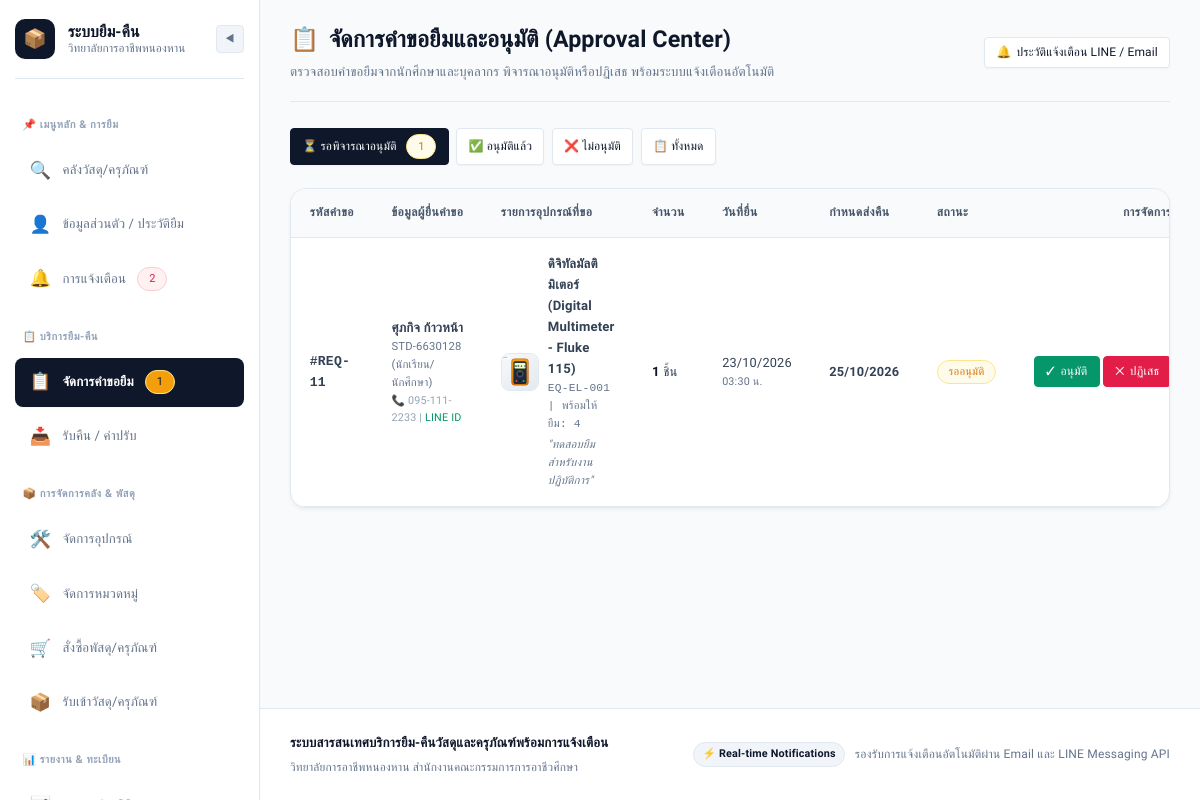
Screenshot of /admin/requests (signed in) with the database file from the repository.
### models.py (models this page shows, shortened)
class BorrowRequest(db.Model):
    __tablename__ = 'borrow_requests'
    request_id = db.Column(db.Integer, primary_key=True, autoincrement=True)
    user_id = db.Column(db.Integer, db.ForeignKey('users.user_id'), nullable=False)
    equipment_id = db.Column(db.Integer, db.ForeignKey('equipment.equipment_id'), nullable=False)
    quantity = db.Column(db.Integer, default=1, nullable=False)
    purpose = db.Column(db.String(255), nullable=True)
    request_date = db.Column(db.DateTime, default=datetime.utcnow)
    expected_return_date = db.Column(db.DateTime, nullable=False)
    status = db.Column(db.String(20), default='pending', nullable=False)  # 'pending', 'approved', 'rejected'
    rejection_reason = db.Column(db.String(255), nullable=True)
    approved_by = db.Column(db.Integer, db.ForeignKey('users.user_id'), nullable=True)
    approver = db.relationship('User', foreign_keys=[approved_by], backref='approved_requests')
    borrowing = db.relationship('Borrowing', backref='borrow_request', uselist=False, lazy=True)
    @property
    def status_display(self):
        mapping = {
            'pending': 'รออนุมัติ',
            'approved': 'อนุมัติแล้ว',
            'rejected': 'ไม่อนุมัติ'
        }
        return mapping.get(self.status, self.status)
    @property
    def status_badge_class(self):
        mapping = {
            'pending': 'badge-warning',
            'approved': 'badge-success',
            'rejected': 'badge-danger'
        }
        return mapping.get(self.status, 'badge-secondary')

class User(db.Model):
    __tablename__ = 'users'
    user_id = db.Column(db.Integer, primary_key=True, autoincrement=True)
    student_or_citizen_id = db.Column(db.String(20), nullable=False)
    first_name = db.Column(db.String(100), nullable=False)
    last_name = db.Column(db.String(100), nullable=False)
    email = db.Column(db.String(100), unique=True, nullable=False)
    password_hash = db.Column(db.String(255), nullable=False)
    phone_number = db.Column(db.String(20), nullable=True)
    role = db.Column(db.String(20), default='student', nullable=False)  # 'student', 'teacher', 'staff', 'admin'
    line_user_id = db.Column(db.String(100), nullable=True)
    department = db.Column(db.String(100), nullable=True, default='แผนกวิชาช่างอิเล็กทรอนิกส์')
    created_at = db.Column(db.DateTime, default=datetime.utcnow)
    borrow_requests = db.relationship('BorrowRequest', foreign_keys='BorrowRequest.user_id', backref='user', lazy=True)
    borrowings = db.relationship('Borrowing', foreign_keys='Borrowing.user_id', backref='user', lazy=True)
    notifications = db.relationship('Notification', backref='user', lazy=True, order_by='Notification.created_at.desc()')
    @property
    def full_name(self):
        return f"{self.first_name} {self.last_name}"
    @property
    def role_display(self):
        roles = {
            'student': 'นักเรียน/นักศึกษา',
            'teacher': 'อาจารย์/ครูผู้สอน',
            'staff': 'เจ้าหน้าที่พัสดุ',
            'admin': 'ผู้ดูแลระบบ'
        }
        return roles.get(self.role, self.role)
    @property
    def role_badge_class(self):
        badges = {
            'student': 'badge-info',
            'teacher': 'badge-primary',
            'staff': 'badge-warning',
            'admin': 'badge-danger'
        }
        return badges.get(self.role, 'badge-secondary')

class Equipment(db.Model):
    __tablename__ = 'equipment'
    equipment_id = db.Column(db.Integer, primary_key=True, autoincrement=True)
    equipment_code = db.Column(db.String(50), unique=True, nullable=False)
    name = db.Column(db.String(150), nullable=False)
    category_id = db.Column(db.Integer, db.ForeignKey('categories.category_id'), nullable=False)
    location_id = db.Column(db.Integer, db.ForeignKey('locations.location_id'), nullable=False)
    total_quantity = db.Column(db.Integer, default=1, nullable=False)
    available_quantity = db.Column(db.Integer, default=1, nullable=False)
    status = db.Column(db.String(20), default='available', nullable=False)  # 'available', 'borrowed', 'maintenance', 'damaged'
    image_path = db.Column(db.String(255), nullable=True)
    description = db.Column(db.Text, nullable=True)
    borrow_requests = db.relationship('BorrowRequest', backref='equipment', lazy=True)
    borrowings = db.relationship('Borrowing', backref='equipment', lazy=True)
    maintenances = db.relationship('Maintenance', backref='equipment', lazy=True)

### app.py (the view)
    @app.route('/admin/requests')
    @roles_required('admin', 'staff')
    def admin_requests():
        status_filter = request.args.get('status', 'pending')
        query = BorrowRequest.query
        if status_filter != 'all':
            query = query.filter_by(status=status_filter)
        requests_list = query.order_by(BorrowRequest.request_date.desc()).all()
        return render_template('admin/requests.html', requests_list=requests_list, current_filter=status_filter)

### templates/admin/requests.html (shortened to what this page needs)
{% extends "base.html" %}
{% block content %}
<div class="page-header">
    <div>
        <h1 class="page-title">
            <span>📋</span> จัดการคำขอยืมและอนุมัติ (Approval Center)
        </h1>
        <p class="page-subtitle">ตรวจสอบคำขอยืมจากนักศึกษาและบุคลากร พิจารณาอนุมัติหรือปฏิเสธ พร้อมระบบแจ้งเตือนอัตโนมัติ</p>
    </div>
    <div style="display: flex; gap: 0.5rem;">
        <a href="{{ url_for('notification_logs') }}" class="btn btn-secondary btn-sm" title="ดูประวัติการส่งแจ้งเตือน LINE/Email">
            <span>🔔</span> ประวัติแจ้งเตือน LINE / Email
        </a>
    </div>
</div>
<div style="display: flex; gap: 0.5rem; margin-bottom: 1.5rem; flex-wrap: wrap;">
    <a href="{{ url_for('admin_requests', status='pending') }}" class="btn btn-sm {% if current_filter == 'pending' %}btn-primary{% else %}btn-secondary{% endif %}">
        ⏳ รอพิจารณาอนุมัติ
        {% if pending_requests_count > 0 %}
            <span class="badge badge-warning" style="margin-left: 0.3rem;">{{ pending_requests_count }}</span>
        {% endif %}
    </a>
    <a href="{{ url_for('admin_requests', status='approved') }}" class="btn btn-sm {% if current_filter == 'approved' %}btn-primary{% else %}btn-secondary{% endif %}">
        ✅ อนุมัติแล้ว
    </a>
    <a href="{{ url_for('admin_requests', status='rejected') }}" class="btn btn-sm {% if current_filter == 'rejected' %}btn-primary{% else %}btn-secondary{% endif %}">
        ❌ ไม่อนุมัติ
    </a>
    <a href="{{ url_for('admin_requests', status='all') }}" class="btn btn-sm {% if current_filter == 'all' %}btn-primary{% else %}btn-secondary{% endif %}">
        📋 ทั้งหมด
    </a>
</div>
<div class="card">
    <div class="card-body" style="padding: 0;">
        {% if requests_list %}
            <div class="table-responsive">
                <table class="table">
                    <thead>
                        <tr>
                            <th>รหัสคำขอ</th>
                            <th>ข้อมูลผู้ยื่นคำขอ</th>
                            <th>รายการอุปกรณ์ที่ขอ</th>
                            <th>จำนวน</th>
                            <th>วันที่ยื่น</th>
                            <th>กำหนดส่งคืน</th>
                            <th>สถานะ</th>
                            <th style="text-align: right;">การจัดการ</th>
                        </tr>
                    </thead>
                    <tbody>
                        {% for req in requests_list %}
                            <tr>
                                <td style="font-family: monospace; font-weight: 600;">
                                    #REQ-{{ req.request_id }}
                                </td>
                                <td>
                                    <div style="font-weight: 600;">{{ req.user.full_name }}</div>
                                    <div style="font-size: 0.75rem; color: var(--text-muted);">
                                        {{ req.user.student_or_citizen_id }} ({{ req.user.role_display }})
                                    </div>
                                    <div style="font-size: 0.72rem; color: var(--text-subtle);">
                                        📞 {{ req.user.phone_number or 'ไม่มีเบอร์' }}
                                        {% if req.user.line_user_id %}
                                            | <span style="color: var(--success);">LINE ID</span>
                                        {% endif %}
                                    </div>
                                </td>
                                <td>
                                    <div style="display: flex; align-items: center; gap: 0.6rem;">
                                        {% if req.equipment.image_path %}
                                            <img src="{{ url_for('static', filename=req.equipment.image_path) }}" alt="" style="width: 38px; height: 38px; border-radius: var(--radius-sm); object-fit: cover; border: 1px solid var(--border);">
                                        {% else %}
                                            <div style="width: 38px; height: 38px; background: var(--bg-subtle); display: flex; align-items: center; justify-content: center; border-radius: var(--radius-sm);">📦</div>
                                        {% endif %}
                                        <div>
                                            <div style="font-weight: 600;">{{ req.equipment.name }}</div>
                                            <div style="font-size: 0.75rem; color: var(--text-muted); font-family: monospace;">
                                                {{ req.equipment.equipment_code }} | พร้อมให้ยืม: {{ req.equipment.available_quantity }}
                                            </div>
                                            {% if req.purpose %}
                                                <div style="font-size: 0.75rem; color: var(--text-muted); margin-top: 0.2rem; font-style: italic;">
                                                    "{{ req.purpose }}"
                                                </div>
                                            {% endif %}
                                        </div>
                                    </div>
                                </td>
                                <td>
                                    <strong>{{ req.quantity }}</strong> ชิ้น
                                </td>
                                <td>
                                    <div style="font-size: 0.85rem;">{{ req.request_date.strftime('%d/%m/%Y') }}</div>
                                    <div style="font-size: 0.72rem; color: var(--text-muted);">{{ req.request_date.strftime('%H:%M น.') }}</div>
                                </td>
                                <td>
                                    <div style="font-size: 0.85rem; font-weight: 600;">{{ req.expected_return_date.strftime('%d/%m/%Y') }}</div>
                                </td>
                                <td>
                                    <span class="badge {{ req.status_badge_class }}">
                                        {{ req.status_display }}
                                    </span>
                                </td>
                                <td style="text-align: right; white-space: nowrap;">
                                     {% if req.status == 'pending' %}
                                        <form action="{{ url_for('approve_request', request_id=req.request_id) }}" method="POST" style="display: inline-block;">
                                            <button type="submit" class="btn btn-success btn-sm" onclick="return confirm('ยืนยันการอนุมัติคำขอยืมรายการนี้? ระบบจะส่งข้อความแจ้งเตือนอัตโนมัติไปยังผู้ยืม')">
                                                <span>✓</span> อนุมัติ
                                            </button>
                                        </form>
                                        <button type="button" class="btn btn-danger btn-sm" onclick="prepareRejectModal('{{ req.request_id }}', '{{ req.user.full_name }}', '{{ req.equipment.name }}')">
                                            <span>✕</span> ปฏิเสธ
                                        </button>
                                    {% elif req.status == 'rejected' %}
                                        <div style="font-size: 0.8rem; color: var(--danger); text-align: right;">
                                            <div>ไม่อนุมัติ</div>
                                            <div style="font-size: 0.72rem; color: var(--text-muted);">{{ req.rejection_reason or '-' }}</div>
                                        </div>
                                    {% endif %}
                                </td>
                            </tr>
                        {% endfor %}
                    </tbody>
                </table>
            </div>
        {% else %}
            <div style="text-align: center; padding: 3.5rem 1rem; color: var(--text-muted);">
                <div style="font-size: 2.5rem; margin-bottom: 0.5rem;">✨</div>
                <p>ไม่มีรายการคำขอยืมในสถานะนี้</p>
            </div>
        {% endif %}
    </div>
</div>
{% endblock %}

### rows the page displays
BorrowRequest: request_id "11", user.full_name "ศุภกิจ ก้าวหน้า", user.student_or_citizen_id "STD-6630128", user.role_display "นักเรียน/นักศึกษา", user "095-111-2233", image_path (picture), equipment.name "ดิจิทัลมัลติมิเตอร์ (Digital Multimeter - Fluke 115)", equipment.equipment_code "EQ-EL-001", equipment.available_quantity "4", purpose "ทดสอบยืมสำหรับงานปฏิบัติการ", quantity "1", request_date "23/10/2026", request_date "03:30 น.", expected_return_date "25/10/2026", status_display "รออนุมัติ"

### other values shown
{{ unread_count }} "2"
{{ pending_requests_count }} "1"
